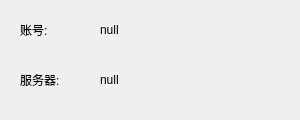
<?xml version="1.0" encoding="UTF-8"?>
<ui version="4.0">
 <class>PersonalInfoPage</class>
 <widget class="QWidget" name="PersonalInfoPage">
  <property name="geometry">
   <rect>
    <x>0</x>
    <y>0</y>
    <width>300</width>
    <height>120</height>
   </rect>
  </property>
  <property name="maximumSize">
   <size>
    <width>300</width>
    <height>120</height>
   </size>
  </property>
  <property name="windowTitle">
   <string>Form</string>
  </property>
  <widget class="QLabel" name="label">
   <property name="geometry">
    <rect>
     <x>20</x>
     <y>20</y>
     <width>50</width>
     <height>20</height>
    </rect>
   </property>
   <property name="text">
    <string>账号:</string>
   </property>
  </widget>
  <widget class="QLabel" name="label_2">
   <property name="geometry">
    <rect>
     <x>20</x>
     <y>70</y>
     <width>50</width>
     <height>20</height>
    </rect>
   </property>
   <property name="text">
    <string>服务器:</string>
   </property>
  </widget>
  <widget class="QLabel" name="usernameLabel">
   <property name="geometry">
    <rect>
     <x>100</x>
     <y>20</y>
     <width>180</width>
     <height>20</height>
    </rect>
   </property>
   <property name="text">
    <string>null</string>
   </property>
  </widget>
  <widget class="QLabel" name="serverLabel">
   <property name="geometry">
    <rect>
     <x>100</x>
     <y>70</y>
     <width>180</width>
     <height>20</height>
    </rect>
   </property>
   <property name="text">
    <string>null</string>
   </property>
  </widget>
 </widget>
 <resources/>
 <connections/>
</ui>
